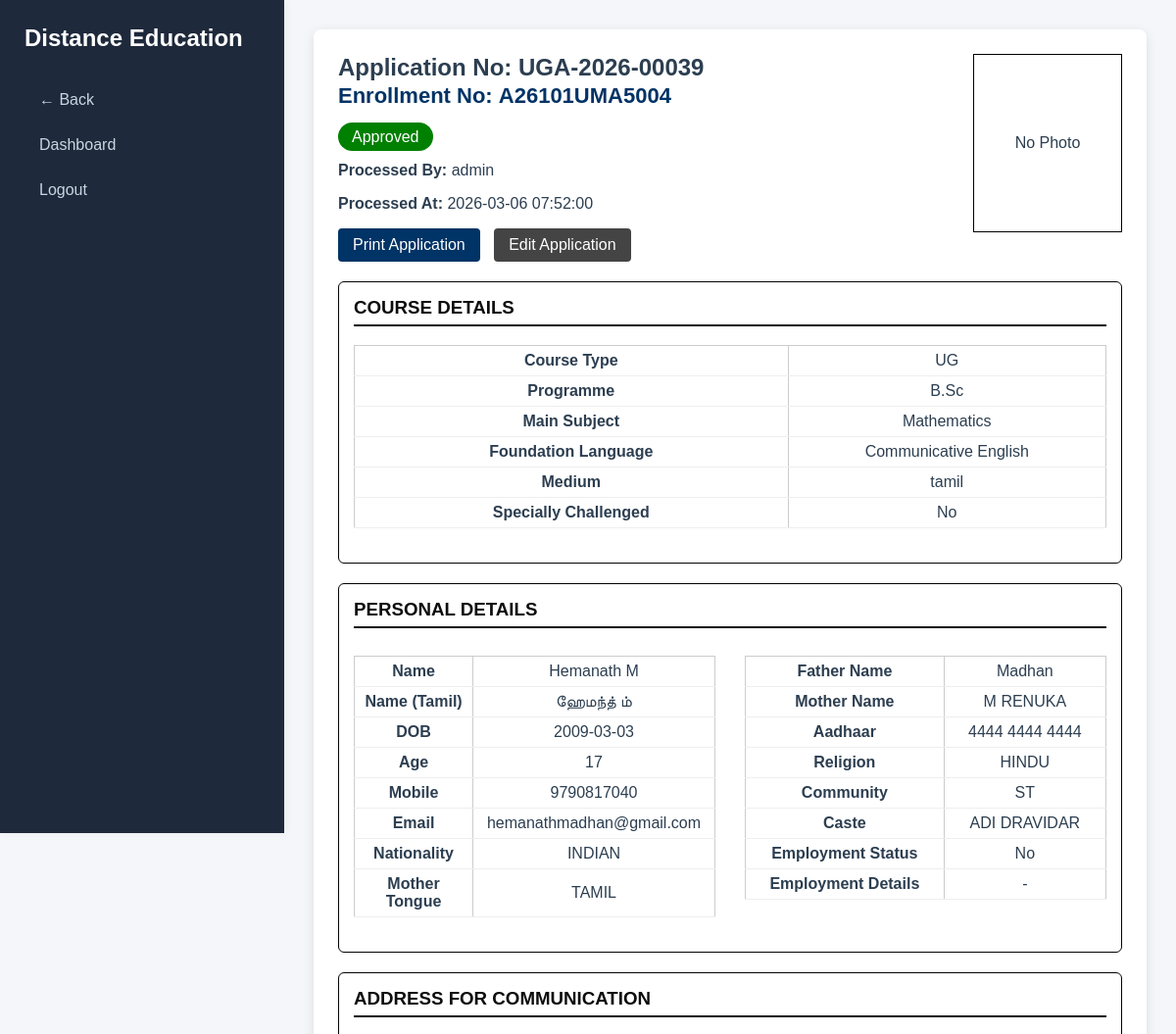
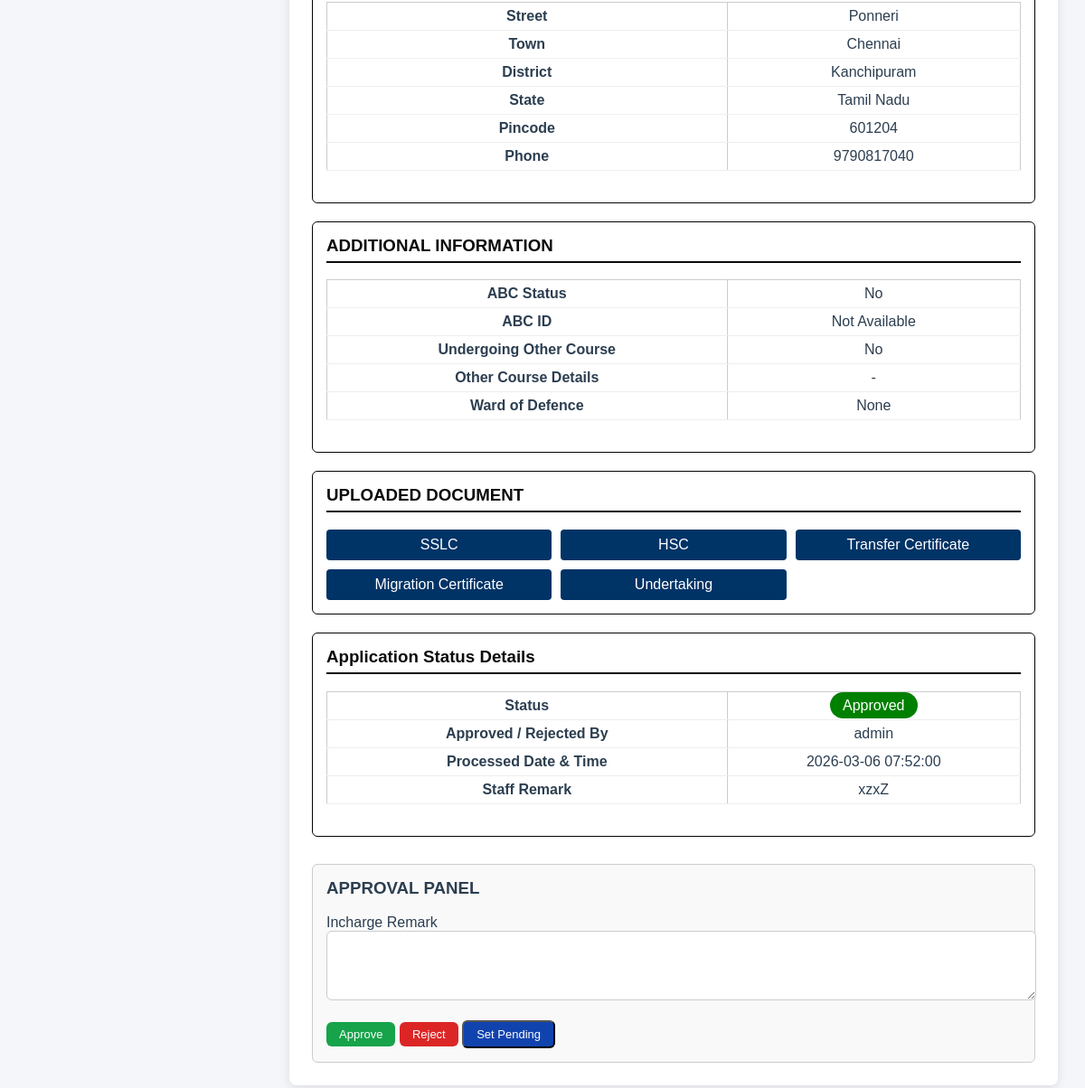
Screenshot of /admin/admission/view.php?id=73 (signed in) with the database file from the repository (2 pictures, top to bottom).
### tables this page shows
CREATE TABLE `records` (
  `id` int(11) NOT NULL,
  `application_no` varchar(30) NOT NULL,
  `course_type` varchar(20) DEFAULT NULL,
  `foundation_lang` varchar(50) DEFAULT NULL,
  `programme_name` varchar(150) DEFAULT NULL,
  `main_subject` varchar(150) DEFAULT NULL,
  `medium` varchar(20) DEFAULT NULL,
  `differently_abled` varchar(5) DEFAULT NULL,
  `photo` varchar(255) DEFAULT NULL,
  `name` varchar(150) NOT NULL,
  `street` varchar(200) NOT NULL,
  `town` varchar(100) NOT NULL,
  `state` varchar(100) NOT NULL,
  `district` varchar(100) NOT NULL,
  `pincode` varchar(10) NOT NULL,
  `phone` varchar(15) DEFAULT NULL,
  `mobile` varchar(15) NOT NULL,
  `name_english` varchar(150) NOT NULL,
  `name_tamil` varchar(150) NOT NULL,
  `dob` date NOT NULL,
  `age` int(11) NOT NULL,
  `guardian_name` varchar(150) NOT NULL,
  `aadhaar` varchar(14) DEFAULT NULL,
  `nationality` varchar(50) DEFAULT NULL,
  `religion` varchar(100) DEFAULT NULL,
  `mother_tongue` varchar(100) DEFAULT NULL,
  `blood_group` varchar(5) DEFAULT NULL,
  `community` varchar(20) DEFAULT NULL,
  `caste` varchar(100) DEFAULT NULL,
  `employment_status` varchar(10) DEFAULT NULL,
  `employment_type` varchar(150) DEFAULT NULL,
  `other_course` varchar(10) DEFAULT NULL,
  `other_course_details` varchar(255) DEFAULT NULL,
  `defence_personnel` tinyint(1) DEFAULT 0,
  `ex_servicemen` tinyint(1) DEFAULT 0,
  `sslc_school` varchar(150) DEFAULT NULL,
  `sslc_board` varchar(150) DEFAULT NULL,
  `sslc_pass_year` varchar(20) DEFAULT NULL,
  `sslc_reg_no` varchar(50) DEFAULT NULL,
  `sslc_grade` varchar(50) DEFAULT NULL,
  `sslc_max_marks` varchar(20) DEFAULT NULL,
  `hsc_school` varchar(150) DEFAULT NULL,
  `hsc_board` varchar(150) DEFAULT NULL,
  `hsc_pass_year` varchar(20) DEFAULT NULL,
  `hsc_reg_no` varchar(50) DEFAULT NULL,
  `hsc_grade` varchar(50) DEFAULT NULL,
  `hsc_max_marks` varchar(20) DEFAULT NULL,
  `abc_status` varchar(10) DEFAULT NULL,
  `abc_id` varchar(12) DEFAULT NULL,
  `sslc_file` varchar(255) DEFAULT NULL,
  `hsc_file` varchar(255) DEFAULT NULL,
  `ug_file` varchar(255) DEFAULT NULL,
  `tc_file` varchar(255) DEFAULT NULL,
  `migration_file` varchar(255) DEFAULT NULL,
  `undertaking_file` varchar(255) DEFAULT NULL,
  `enclosures` text DEFAULT NULL,
  `created_at` timestamp NOT NULL DEFAULT current_timestamp(),
  `dip_school` varchar(200) DEFAULT NULL,
  `dip_board` varchar(200) DEFAULT NULL,
  `dip_pass_year` varchar(10) DEFAULT NULL,
  `dip_reg_no` varchar(50) DEFAULT NULL,
  `dip_grade` varchar(50) DEFAULT NULL,
  `dip_max_marks` varchar(50) DEFAULT NULL,
  `ug_school` varchar(200) DEFAULT NULL,
  `ug_board` varchar(200) DEFAULT NULL,
  `ug_pass_year` varchar(10) DEFAULT NULL,
  `ug_reg_no` varchar(50) DEFAULT NULL,
  `ug_grade` varchar(50) DEFAULT NULL,
  `ug_max_marks` varchar(50) DEFAULT NULL,
  `mother_name` varchar(100) NOT NULL,
  `email` varchar(150) NOT NULL,
  `defence_ward` varchar(50) DEFAULT NULL,
  `status` varchar(20) DEFAULT 'Pending',
  `staff_remark` text DEFAULT NULL,
  `processed_by` varchar(100) DEFAULT NULL,
  `processed_at` datetime DEFAULT NULL,
  `enrollment_no` varchar(30) DEFAULT NULL,
  `course_code` varchar(10) DEFAULT NULL,
  `course_id` int(11) DEFAULT NULL
);

CREATE TABLE `states` (
  `id` int(11) NOT NULL,
  `state_name` varchar(100) NOT NULL
);

### admin/admission/view.php (the view, shortened to what this page needs)
<?php
require_once "../../db.php";
$id = isset($_GET['id']) ? intval($_GET['id']) : 0;
$stmt = $conn->prepare("
    SELECT r.*, s.state_name
    FROM records r
    LEFT JOIN states s ON r.state = s.id
    WHERE r.id=?
");
$stmt->bind_param("i", $id);
$stmt->execute();
$data = $stmt->get_result()->fetch_assoc();
$baseURL  = "/admission/admission-form/uploads/";
$basePath = $_SERVER['DOCUMENT_ROOT'] . $baseURL;
$appFolder = $data['application_no'] . "/";
$photoFile = $data['photo'] ?? '';
$photoPath = $basePath . $appFolder . $photoFile;
$photoURL  = $baseURL . $appFolder . $photoFile;
$statusClass = "badge-pending";
if($data['status']=="Approved") $statusClass="badge-approved";
elseif($data['status']=="Rejected") $statusClass="badge-rejected";
?>
<!DOCTYPE html>
<html>
<head>
<link rel="stylesheet" href="../assets/style.css">
</head>
<body>
<div class="sidebar">
<h2>Distance Education</h2>
<a href="list.php">← Back</a>
<a href="../dashboard.php">Dashboard</a>
<a href="../logout.php">Logout</a>
</div>
<div class="main">
<div class="main-card">
<div class="header-flex">
<div>
<h2>
Application No: <?php echo htmlspecialchars($data['application_no']); ?>
<?php if(strtolower(trim($data['status'])) == "approved"
      && !empty($data['enrollment_no'])): ?>
    <br>
    <span style="font-size:22px;color:#003366;">
        Enrollment No:
        <strong>
            <?php echo htmlspecialchars($data['enrollment_no']); ?>
        </strong>
    </span>
<?php endif; ?>
</h2>
<p>
<span class="<?php echo $statusClass; ?>">
<?php echo htmlspecialchars($data['status']); ?>
</span>
</p>
<p><strong>Processed By:</strong> <?php echo $data['processed_by'] ?? '-'; ?></p>
<p><strong>Processed At:</strong> <?php echo $data['processed_at'] ?? '-'; ?></p>
<div style="margin-top:15px;">
<a href="print.php?id=<?php echo $data['id']; ?>"
   target="_blank"
   class="doc-btn"
   style="display:inline-block;width:auto;padding:8px 15px;">
   Print Application
</a>
<a href="edit.php?id=<?php echo $data['id']; ?>"
   class="doc-btn"
   style="display:inline-block;width:auto;padding:8px 15px;background:#444;margin-left:10px;">
   Edit Application
</a>
</div>
</div>
<div class="photo-box">
<?php if(!empty($photoFile) && file_exists($photoPath)): ?>
<img src="<?php echo $photoURL; ?>">
<?php else: ?>
<div style="width:150px;height:180px;border:1px solid #000;
display:flex;align-items:center;justify-content:center;">
No Photo
</div>
<?php endif; ?>
</div>
</div>
<div class="section">
<h3> COURSE DETAILS</h3>
<table class="details-table">
<tr><td>Course Type</td><td><?php echo $data['course_type']; ?></td></tr>
<tr><td>Programme</td><td><?php echo $data['programme_name']; ?></td></tr>
<tr><td>Main Subject</td><td><?php echo $data['main_subject']; ?></td></tr>
<tr><td>Foundation Language</td><td><?php echo $data['foundation_lang']; ?></td></tr>
<tr><td>Medium</td><td><?php echo $data['medium']; ?></td></tr>
<tr>
<td>Specially Challenged</td>
<td>
<?php echo !empty($data['differently_abled'])
        ? htmlspecialchars($data['differently_abled'])
        : 'No'; ?>
</td>
</tr>
</table>
</div>
<div class="section">
<h3> PERSONAL DETAILS</h3>
<div style="display:flex; gap:30px; align-items:flex-start;">
<table class="details-table" style="width:50%;">
<tr><td>Name</td><td><?php echo $data['name'] ?? '-'; ?></td></tr>
<tr><td>Name (Tamil)</td><td><?php echo $data['name_tamil'] ?? '-'; ?></td></tr>
<tr><td>DOB</td><td><?php echo $data['dob'] ?? '-'; ?></td></tr>
<tr><td>Age</td><td><?php echo $data['age'] ?? '-'; ?></td></tr>
<tr><td>Mobile</td><td><?php echo $data['mobile'] ?? '-'; ?></td></tr>
<tr><td>Email</td><td><?php echo $data['email'] ?? '-'; ?></td></tr>
<tr><td>Nationality</td><td><?php echo $data['nationality'] ?? '-'; ?></td></tr>
<tr><td>Mother Tongue</td><td><?php echo $data['mother_tongue'] ?? '-'; ?></td></tr>
</table>
<table class="details-table" style="width:50%;">
<tr><td>Father Name</td><td><?php echo $data['guardian_name'] ?? '-'; ?></td></tr>
<tr><td>Mother Name</td><td><?php echo $data['mother_name'] ?? '-'; ?></td></tr>
<tr><td>Aadhaar</td><td><?php echo $data['aadhaar'] ?? '-'; ?></td></tr>
<tr><td>Religion</td><td><?php echo $data['religion'] ?? '-'; ?></td></tr>
<tr><td>Community</td><td><?php echo $data['community'] ?? '-'; ?></td></tr>
<tr><td>Caste</td><td><?php echo $data['caste'] ?? '-'; ?></td></tr>
<tr><td>Employment Status</td>
<td>
<?php
if(!empty($data['employment_status'])){
    echo ucfirst($data['employment_status']);
}else{
    echo '-';
}
?>
</td>
</tr>
<tr><td>Employment Details</td>
<td>
<?php echo $data['employment_type'] ?? '-'; ?>
</td>
</tr>
</table>
</div>
</div>
<div class="section">
<h3> ADDRESS FOR COMMUNICATION</h3>
<table class="details-table">
<tr><td>Street</td><td><?php echo $data['street']; ?></td></tr>
<tr><td>Town</td><td><?php echo $data['town']; ?></td></tr>
<tr><td>District</td><td><?php echo $data['district']; ?></td></tr>
<tr><td>State</td><td><?php echo $data['state_name']; ?></td></tr>
<tr><td>Pincode</td><td><?php echo $data['pincode']; ?></td></tr>
<tr><td>Phone</td><td><?php echo $data['phone']; ?></td></tr>
</table>
</div>
<div class="section">
<h3> ADDITIONAL INFORMATION</h3>
<table class="details-table">
<tr>
<td>ABC Status</td>
<td>
<?php echo htmlspecialchars($data['abc_status'] ?? 'No'); ?>
</td>
</tr>
<tr>
<td>ABC ID</td>
<td>
<?php
if(!empty($data['abc_id'])){
    echo chunk_split($data['abc_id'],4,' ');
}else{
    echo 'Not Available';
}
?>
</td>
</tr>
<tr>
<td>Undergoing Other Course</td>
<td>
<?php echo htmlspecialchars($data['other_course'] ?? 'No'); ?>
</td>
</tr>
<tr>
<td>Other Course Details</td>
<td>
<?php echo !empty($data['other_course_details'])
        ? htmlspecialchars($data['other_course_details'])
        : '-'; ?>
</td>
</tr>
<tr>
<td>Ward of Defence</td>
<td>
<?php
if(!empty($data['defence_personnel'])){
    echo "Defence Personnel";
}
elseif(!empty($data['ex_servicemen'])){
    echo "Ex-Servicemen";
}
else{
    echo "None";
}
?>
</td>
</tr>
</table>
</div>
<div class="section">
<h3> UPLOADED DOCUMENT</h3>
<div class="doc-grid">
<?php
$files = [
'sslc_file'=>'SSLC',
'hsc_file'=>'HSC',
'ug_file'=>'UG',
'tc_file'=>'Transfer Certificate',
'migration_file'=>'Migration Certificate',
'undertaking_file'=>'Undertaking'
];
foreach($files as $key=>$label){
if(!empty($data[$key])){
echo '<a class="doc-btn" target="_blank" href="'.$baseURL.$appFolder.$data[$key].'">'.$label.'</a>';
}
}
?>
</div>
</div>
<div class="section">
<h3>Application Status Details</h3>
<table class="details-table">
<tr>
<td>Status</td>
<td>
<span class="<?php echo $statusClass; ?>">
<?php echo htmlspecialchars($data['status']); ?>
</span>
</td>
</tr>
<tr>
<td>Approved / Rejected By</td>
<td><?php echo htmlspecialchars($data['processed_by'] ?? '-'); ?></td>
</tr>
<tr>
<td>Processed Date & Time</td>
<td><?php echo htmlspecialchars($data['processed_at'] ?? '-'); ?></td>
</tr>
<tr>
<td>Staff Remark</td>
<td><?php echo htmlspecialchars($data['staff_remark'] ?? 'Not Updated'); ?></td>
</tr>
</table>
</div>
<div class="approval-box">
<h3>APPROVAL PANEL</h3>
<form method="POST">
<label>Incharge Remark</label>
<textarea name="remark" rows="3" required></textarea>
<br><br>
<button type="submit" name="action" value="approve" class="btn approve">Approve</button>
<button type="submit" name="action" value="reject" class="btn reject">Reject</button>
<button type="submit" name="action" value="pending" class="btn view">Set Pending</button>
</form>
</div>
</div>
</div>
</body>
</html>

### admin/assets/style.css (style rules this page uses)
body { margin:0; font-family: "Segoe UI", Arial, sans-serif; background:#f4f6f9; color:#2c3e50; }
h1,h2,h3 { margin-top:0; font-weight:600; }
.sidebar { width:240px; height:100vh; position:fixed; background:#1e293b; padding:25px; box-shadow:2px 0 8px rgba(0,0,0,0.05); }
.sidebar h2 { color:#fff; margin-bottom:30px; }
.sidebar a { display:block; padding:10px 15px; margin-bottom:8px; color:#cbd5e1; text-decoration:none; border-radius:6px; transition:0.3s; }
.main { margin-left:290px; padding:30px; }
.btn { padding:6px 14px; border-radius:6px; text-decoration:none; font-size:13px; cursor:pointer; transition:0.3s; display:inline-block; }
.btn.view { background:#1143ae; color:white; }
.btn.approve { background:#16a34a; color:white; border:none; }
.btn.reject { background:#dc2626; color:white; border:none; }
.details-table { width:100%; border-collapse:collapse; margin-bottom:20px; }
.details-table td { padding:10px; border-bottom:1px solid #e2e8f0; }
.details-table td:first-child { font-weight:600; width:200px; }
.doc-btn { flex: 1 1 250px; text-align: center; padding: 10px; background: #2f6fd6; color: #fff; text-decoration: none; border-radius: 6px; }
textarea { width:100%; padding:12px; border:1px solid #ccc; border-radius:6px; resize:vertical; }
.details-table { width: 100%; border-collapse: collapse; margin-top: 10px; }
.details-table th, .details-table td { border: 1px solid #ccc; padding: 8px; text-align: center; vertical-align: middle; }
.details-table th:nth-child(1), .details-table td:nth-child(1) { width: 12%; }
.details-table th:nth-child(2), .details-table td:nth-child(2) { width: 22%; }
body { margin:0; font-family:Arial; }

### admin/admission/view.php (style rules this page uses)
.main-card { background:#fff; padding:25px; border-radius:8px; box-shadow:0 3px 12px rgba(0,0,0,0.1); }
.header-flex { display:flex; justify-content:space-between; align-items:flex-start; }
.badge-approved { background:green;color:#fff;padding:6px 14px;border-radius:20px; }
.section { margin-top:20px; border:1px solid #030303; border-radius:6px; padding:15px; }
.section h3 { margin-top:0; border-bottom:2px solid #0c0c0c; padding-bottom:6px; color:#0c0c0c; }
.details-table { width:100%; border-collapse:collapse; }
.details-table td { padding:6px 10px; border-bottom:1px solid #eee; }
.details-table td:first-child { font-weight:bold; width:30%; }
.doc-grid { display:grid; grid-template-columns:repeat(auto-fit,minmax(200px,1fr)); gap:10px; }
.doc-btn { display:block; background:#003366; color:#fff; padding:8px; text-align:center; border-radius:4px; text-decoration:none; }
.approval-box { margin-top:30px; border:1px solid #ccc; padding:15px; border-radius:6px; background:#f9f9f9; }
textarea { width:98%; padding:15px; }

### rows the page displays
records: application_no "UGA-2026-00039", enrollment_no "A26101UMA5004", status "Approved", processed_by "admin", processed_at "2026-03-06 07:52:00", course_type "UG", programme_name "B.Sc", main_subject "Mathematics", foundation_lang "Communicative English", medium "tamil", name "Hemanath M", name_tamil "ஹேமந்த் ம்", dob "2009-03-03", age "17", mobile "9790817040", email "hemanathmadhan@gmail.com", nationality "INDIAN", mother_tongue "TAMIL", guardian_name "Madhan", mother_name "M RENUKA", aadhaar "4444 4444 4444", religion "HINDU", community "ST", caste "ADI DRAVIDAR", employment_status "No", employment_type "-", street "Ponneri", town "Chennai", district "Kanchipuram", states.state_name "Tamil Nadu", pincode "601204", phone "9790817040", abc_status "No", other_course "No", staff_remark "xzxZ"

### other values shown
$label "SSLC"
$label "HSC"
$label "Transfer Certificate"
$label "Migration Certificate"
$label "Undertaking"
